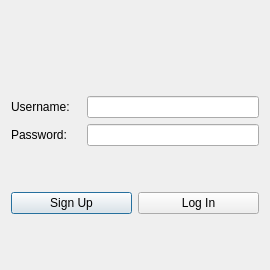
<?xml version="1.0" encoding="UTF-8"?>
<ui version="4.0">
 <class>Dialog</class>
 <widget class="QDialog" name="Dialog">
  <property name="geometry">
   <rect>
    <x>0</x>
    <y>0</y>
    <width>270</width>
    <height>270</height>
   </rect>
  </property>
  <property name="sizePolicy">
   <sizepolicy hsizetype="Fixed" vsizetype="Fixed">
    <horstretch>0</horstretch>
    <verstretch>0</verstretch>
   </sizepolicy>
  </property>
  <property name="minimumSize">
   <size>
    <width>270</width>
    <height>270</height>
   </size>
  </property>
  <property name="maximumSize">
   <size>
    <width>270</width>
    <height>270</height>
   </size>
  </property>
  <property name="windowTitle">
   <string>Dialog</string>
  </property>
  <layout class="QVBoxLayout" name="verticalLayout_2">
   <item>
    <layout class="QVBoxLayout" name="verticalLayout">
     <item>
      <spacer name="verticalSpacer">
       <property name="orientation">
        <enum>Qt::Vertical</enum>
       </property>
       <property name="sizeType">
        <enum>QSizePolicy::Fixed</enum>
       </property>
       <property name="sizeHint" stdset="0">
        <size>
         <width>20</width>
         <height>40</height>
        </size>
       </property>
      </spacer>
     </item>
     <item>
      <layout class="QHBoxLayout" name="horizontalLayout_4">
       <item>
        <widget class="QLabel" name="username_label">
         <property name="minimumSize">
          <size>
           <width>70</width>
           <height>0</height>
          </size>
         </property>
         <property name="text">
          <string>Username:</string>
         </property>
        </widget>
       </item>
       <item>
        <widget class="QLineEdit" name="username_value"/>
       </item>
      </layout>
     </item>
     <item>
      <layout class="QHBoxLayout" name="horizontalLayout_5">
       <item>
        <widget class="QLabel" name="password_label">
         <property name="minimumSize">
          <size>
           <width>70</width>
           <height>0</height>
          </size>
         </property>
         <property name="text">
          <string>Password:</string>
         </property>
        </widget>
       </item>
       <item>
        <widget class="QLineEdit" name="password_value">
         <property name="echoMode">
          <enum>QLineEdit::Password</enum>
         </property>
        </widget>
       </item>
      </layout>
     </item>
     <item>
      <spacer name="verticalSpacer_2">
       <property name="orientation">
        <enum>Qt::Vertical</enum>
       </property>
       <property name="sizeType">
        <enum>QSizePolicy::Fixed</enum>
       </property>
       <property name="sizeHint" stdset="0">
        <size>
         <width>20</width>
         <height>40</height>
        </size>
       </property>
      </spacer>
     </item>
     <item>
      <layout class="QHBoxLayout" name="horizontalLayout_3">
       <item>
        <widget class="QPushButton" name="signup_button">
         <property name="text">
          <string>Sign Up</string>
         </property>
        </widget>
       </item>
       <item>
        <widget class="QPushButton" name="login_button">
         <property name="text">
          <string>Log In</string>
         </property>
        </widget>
       </item>
      </layout>
     </item>
    </layout>
   </item>
  </layout>
 </widget>
 <resources/>
 <connections/>
</ui>
